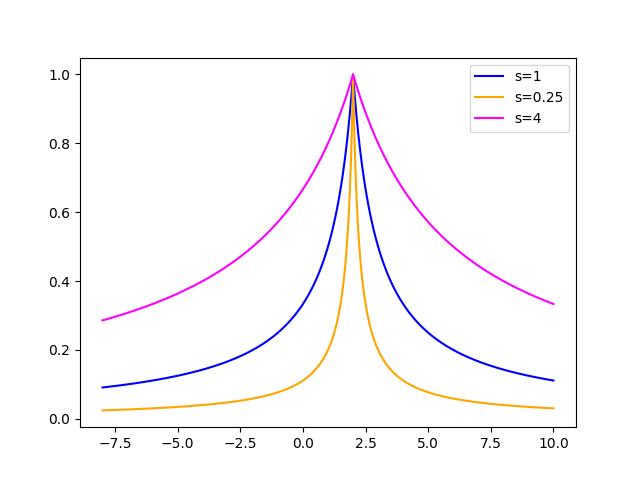

Python code for this plot:
import matplotlib.pyplot as plt
import numpy as np

x = np.linspace(-8,10,1000)
color = ['blue', 'orange', 'magenta']
s = [1,0.25,4]

for i in range(len(s)):
    y = 1 / (1 + abs((x-2)/s[i]))
    plt.plot(x,y, color=color[i], label='s='+str(s[i]))

plt.legend(loc='best')
plt.show()
